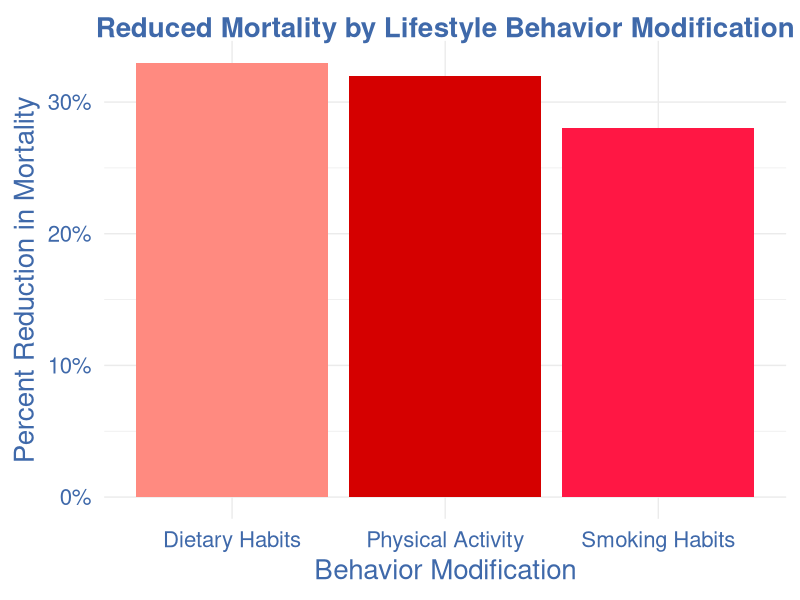

Here is the R script that generated this plot:
#Install Packages
list.of.packages <- c("ggplot2", "ggthemes")
new.packages <- list.of.packages[!(list.of.packages %in% installed.packages()[,"Package"])]
if(length(new.packages)) install.packages(new.packages)
lapply(list.of.packages, require, character.only = TRUE)

## theme

# https://material.io/design/color/the-color-system.html#tools-for-picking-colors
pal_heart <- c("#FF8A80", "#D50000", "#FF1744",  "#FF5252", "#B71C1C","#7f0000")
blue_heart <- "#3F69AA"

############# color pieces!
scale_fill_heart <- function(){
  
  structure(list(
    scale_fill_manual(values=pal_heart)
  ))
}

scale_color_discrete_heart <- function(){
  
  structure(list(
    scale_color_manual(values=pal_heart)
  ))
}

scale_color_continuous_heart <- function(){
  
  structure(list(
    scale_color_gradientn(colours = pal_heart)
  ))
}
##################################

theme_heart <- function(base_size = 20, base_family = "Helvetica",
                        base_line_size = base_size / 42,
                        base_rect_size = base_size / 42) {
  # Starts with theme_bw and remove most parts
  theme_bw(
    base_size = base_size,
    base_family = base_family,
    base_line_size = base_line_size,
    base_rect_size = base_rect_size
  ) %+replace%
    theme(
      axis.ticks      = element_blank(),
      axis.text       = element_text(size = 16,color=blue_heart),
      axis.title = element_text(color = blue_heart),
      legend.background = element_blank(),
      legend.key        = element_blank(),
      legend.title = element_blank(),
      panel.background   = element_blank(),
      panel.border      = element_blank(),
      strip.background  = element_blank(),
      plot.title = element_text(color = blue_heart, face = "bold"),
      plot.background   = element_blank(),
      
      complete = TRUE
    )
}

#Use stringr to modify titles 
library(stringr)
# Set working directory
setwd("~/Documents/GradSchool/MSDS455/git_repos/MSDS455_Charlie/data")
data <- read.table(file="mortality_reduction.csv",sep=",",stringsAsFactors=FALSE,header=TRUE,quote="'")

# Simple bar graph
setwd("~/Documents/GradSchool/MSDS455/git_repos/MSDS455_Charlie/visualizations")
png(file = "slide_11_mortality_reduction.png",width = 1000, height = 1000) 
ggplot_object <- ggplot(data=data,
                        aes(x=Behavior, y=Mortality)) +
  geom_bar(aes(fill = Behavior), position = "dodge", stat="identity") +
  theme_heart() +
  scale_fill_heart() +
  ggtitle("Reduced Mortality by Lifestyle Behavior Modification") +
  xlab("Behavior Modification") + 
  ylab("Percent Reduction in Mortality") +
  scale_y_continuous(labels = scales::percent_format(accuracy = 1)) +
  theme(legend.position="none")
print(ggplot_object)
dev.off()
